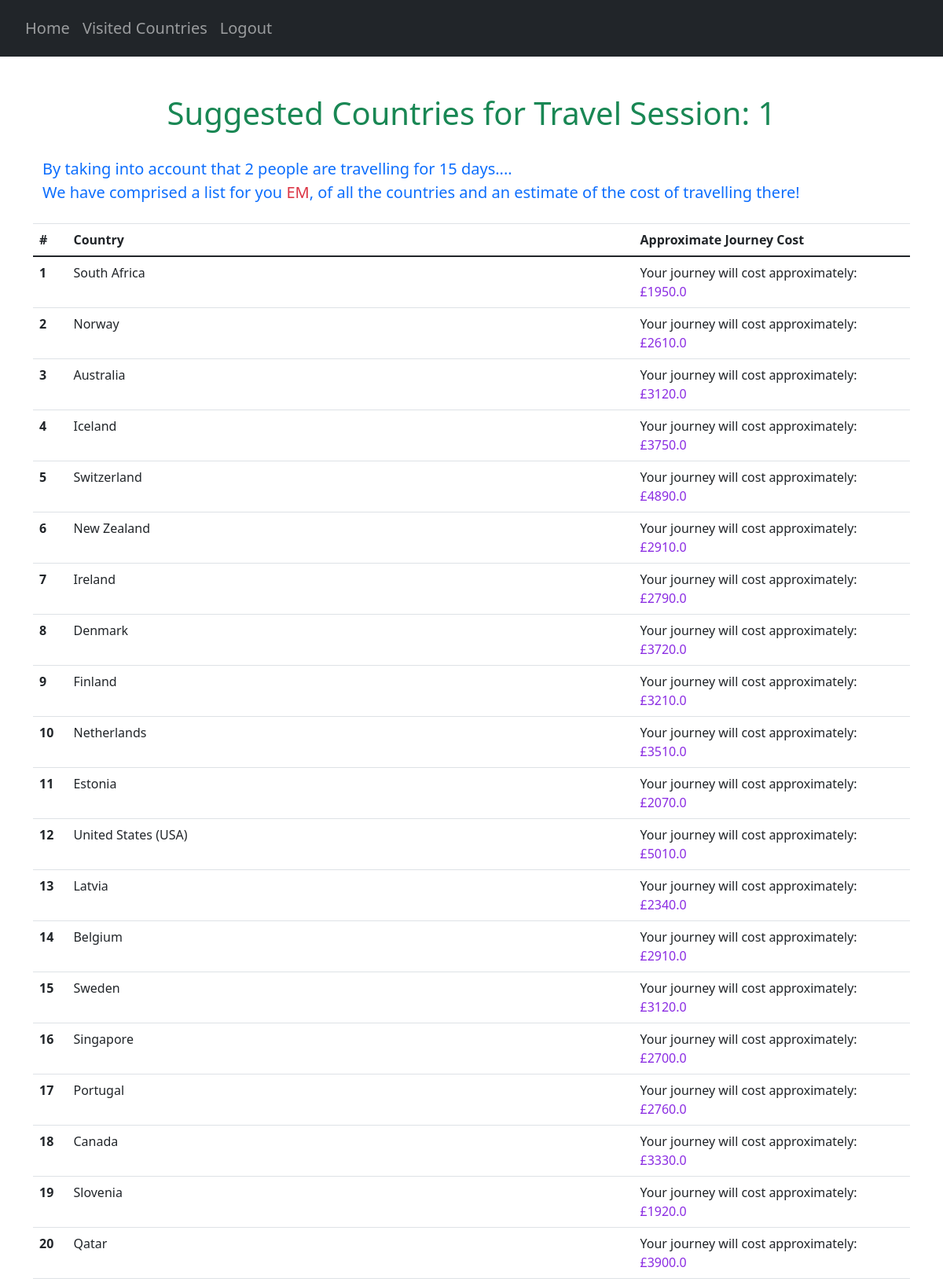
The page /suggestions/1 (signed in, upper part) on the database its author committed.
### website/models.py (models this page shows)
class User(db.Model, UserMixin):
    id = db.Column(db.Integer, primary_key=True)
    email = db.Column(db.String(150), unique=True)
    password = db.Column(db.String(150))
    first_name = db.Column(db.String(150))
    notes = db.relationship('Note')
    countries = db.relationship('UserCountry')
    travel_score = db.relationship('UserTravelScore')

class UserCountryScore(db.Model):
    user_id = db.Column(db.Integer, db.ForeignKey('user.id'), primary_key=True)
    travel_id = db.Column(db.Integer, primary_key=True)
    country_code = db.Column(db.String(3), db.ForeignKey('country.country_code'), primary_key=True)
    water_sports_score = db.Column(db.Float)
    winter_sports_score = db.Column(db.Float)
    culture_score = db.Column(db.Float)
    safety_score = db.Column(db.Float)
    budget_score = db.Column(db.Float)
    total_score = db.Column(db.Float)
    final_travel_cost = db.Column(db.Float)

class Country(db.Model):
    country_code = db.Column(db.String(3), primary_key=True)
    country_name = db.Column(db.String(150), unique=True)

### website/views.py (the view)
@views.route("/suggestions/<travelID>", methods=["GET"])
@login_required
def suggestions(travelID):
    countries = Country.query.all()
    AllCountries = {}
    for country in countries:
        AllCountries[country.country_code] = country.country_name
    user_travel_details = []
    try:
        ranked_countries = userCountryScore(travelID, AllCountries)
        ranked_countries_UF = list(map(lambda x: (AllCountries[x[0]], x[1], x[2]), ranked_countries))
        current_travel = UserTravelScore.query.get((current_user.id, travelID))
        num_travellers = current_travel.num_travellers
        travelling_time = current_travel.travelling_time
        user_travel_details.append(travelID)
        user_travel_details.append(num_travellers)
        user_travel_details.append(travelling_time)
        print("THIS IS ALL COUNTRIES", AllCountries)
        print("This is rankedCountriesUF", ranked_countries_UF)
        return render_template("suggestions.html",
                               user=current_user,
                               best_countries=ranked_countries_UF,
                               user_travel=user_travel_details)
    except (AttributeError, sqlalchemy.exc.IntegrityError) as e:
        print("ERROR", e)
        user_travel_details.append(0)
        user_travel_details.append(1)
        return redirect(url_for('views.noTravel'))

### website/__init__.py (called while the page is built)
def create_app():
    app = Flask(__name__)
    app.config['SECRET_KEY'] = 'pog'
    app.config['SQLALCHEMY_DATABASE_URI'] = f'sqlite:///{DB_NAME}'
    db.init_app(app)
    from .views import views
    from .auth import auth
    app.register_blueprint(views, url_prefix='/')
    app.register_blueprint(auth, url_prefix='/')
    from .models import User, Note, Country, UserCountry, Safety, Cost, CulturalValue, CovidRestrictions
    create_database(app)
    login_manager = LoginManager()
    login_manager.login_view = 'auth.login'
    login_manager.init_app(app)
    @login_manager.user_loader
    def load_user(id):
        return User.query.get(int(id))
    return app

### website/questionHandler.py (called while the page is built)
def doesUserWantThisCountry(countryCode):
    countries = UserCountry.query.all()
    users_countries = []
    for country in countries:
        if country.user_id == current_user.id:
            users_countries.append(country.country_code)
    for country in users_countries:
        if countryCode in users_countries:
            return True
        else:
            return False

def filterPrevCountries(codes):
    suggestionsStream = filter(lambda x:not(doesUserWantThisCountry(x)), codes)
    suggestionsStream = list(suggestionsStream)
    return suggestionsStream

def userCountryScore(travelID, countryCodes):
    try:
        current_travel = UserTravelScore.query.get((current_user.id, travelID))
    except (sqlite3.IntegrityError, sqlalchemy.exc.IntegrityError) as e:
        print(e)
    prev_countries = getattr(current_travel, "prev_countries")
    print("This is prev countries", prev_countries)
    calculateCountryScores(travelID, countryCodes)
    sortedCountries = sortCountries(travelID)
    return sortedCountries

### website/templates/suggestions.html (shortened to what this page needs)
{% extends "base.html" %} {% block title %}Countries{% endblock %}
{% block content %}
<div class="container pt-5">
    <h1 align="center"><span class="text-success">Suggested Countries for Travel Session: {{ user_travel[0] }}</span></h1>
    <p class="pt-4 pb-2 text-primary" id="user-countries-header">
        By taking into account that {{ user_travel[1] }} people are travelling for {{ user_travel[2] }} days....<br>
        We have comprised a list for you <span class="text-danger">{{ current_user.first_name }}</span>,
        of all the countries and an estimate of the cost of travelling there!
    </p>
</div>
<table class="table">
    <thead>
        <tr>
            <th scope="col">#</th>
            <th scope="col">Country</th>
            <th scope="col">Approximate Journey Cost</th>
        </tr>
    </thead>
    <tbody>
        {% for country in best_countries %}
        {% set countryName = country[0] %}
        {% set countryDict = country[2] %}
        {% for roughCostText, roughCost in countryDict.items() %}
            <tr>
                <th scope="row">{{ country[1] }}</th>
                <td>{{ countryName }}</td>
                <td>{{ roughCostText }}: <span class="cost-number">£{{ roughCost}}</span></td>
            </tr>
        {% endfor %}
        {% endfor %}
    </tbody>
</table>
{% endblock %}

### website/templates/base.html (shortened to what this page needs)
<!DOCTYPE html>
<html>
    <head>
        <link
            rel="stylesheet"
            href="https://stackpath.bootstrapcdn.com/bootstrap/4.4.1/css/bootstrap.min.css"
        />
        <link
            rel="stylesheet"
            href="https://stackpath.bootstrapcdn.com/font-awesome/4.7.0/css/font-awesome.min.css"
        />
        <link rel="stylesheet" href="https://cdn.jsdelivr.net/npm/bootstrap-icons@1.3.0/font/bootstrap-icons.css">
        <link href="https://cdn.jsdelivr.net/npm/bootstrap@5.0.2/dist/css/bootstrap.min.css"
              rel="stylesheet"
        />
        <link href="https://cdn.jsdelivr.net/npm/tom-select@2.0.0-rc.4/dist/css/tom-select.css" rel="stylesheet">
        <script type="text/javascript" src="https://cdnjs.cloudflare.com/ajax/libs/jquery/3.1.1/jquery.min.js"></script>        <link rel="stylesheet" type="text/css" href="/static/extra.css">
    </head>
    <body>
        <section>
            <nav class="navbar navbar-expand-lg bg-dark navbar-dark py-3 ">
                <div class="collapse navbar-collapse" id="navbar">
                    <div class="navbar-nav pl-2 h5">
                        <ul class="navbar-nav">
                            {% if user.is_authenticated %}
                            <li class="nav-item">
                                <a class="nav-link" id="home" href="/">Home</a>
                            </li>
                            <li class="nav-item">
                                <a class="nav-link" id="prev-countries" href="/countries">Visited Countries</a>
                            </li>
                            <li class="nav-item">
                                <a class="nav-link" id="logout" href="/logout">Logout</a>
                            </li>
                            {% endif %}
                        </ul>
                    </div>
                </div>
            </nav>
        </section>
        {% if request.url == "http://127.0.0.1:5000/" %}
            {% block homepage %}
            {% endblock %}
        {% elif request.url == "http://127.0.0.1:5000/countries" %}
            {% block countriespage %}
            {% endblock %}
        {% else %}
            <div class="container" id="main">
            {% block content %}
            {% endblock %}
            </div>
        {% endif %}
    </body>
</html>

### website/static/extra.css (style rules this page uses)
.cost-number { color: blueviolet; }
#user-countries-header { font-size: 20px; }

### rows shown on the page
User: first_name "EM"
Country: country_name "South Africa"
UserCountryScore: country "1", roughCostText "Your journey will cost approximately", final_travel_cost "1950.0"
Country: country_name "Norway"
UserCountryScore: country "2", roughCostText "Your journey will cost approximately", final_travel_cost "2610.0"
Country: country_name "Australia"
UserCountryScore: country "3", roughCostText "Your journey will cost approximately", final_travel_cost "3120.0"
Country: country_name "Iceland"
UserCountryScore: country "4", roughCostText "Your journey will cost approximately", final_travel_cost "3750.0"
Country: country_name "Switzerland"
UserCountryScore: country "5", roughCostText "Your journey will cost approximately", final_travel_cost "4890.0"
Country: country_name "New Zealand"
UserCountryScore: country "6", roughCostText "Your journey will cost approximately", final_travel_cost "2910.0"
Country: country_name "Ireland"
UserCountryScore: country "7", roughCostText "Your journey will cost approximately", final_travel_cost "2790.0"
Country: country_name "Denmark"
UserCountryScore: country "8", roughCostText "Your journey will cost approximately", final_travel_cost "3720.0"
Country: country_name "Finland"
UserCountryScore: country "9", roughCostText "Your journey will cost approximately", final_travel_cost "3210.0"
Country: country_name "Netherlands"
UserCountryScore: country "10", roughCostText "Your journey will cost approximately", final_travel_cost "3510.0"
Country: country_name "Estonia"
UserCountryScore: country "11", roughCostText "Your journey will cost approximately", final_travel_cost "2070.0"
Country: country_name "United States (USA)"
UserCountryScore: country "12", roughCostText "Your journey will cost approximately", final_travel_cost "5010.0"
Country: country_name "Latvia"
UserCountryScore: country "13", roughCostText "Your journey will cost approximately", final_travel_cost "2340.0"
Country: country_name "Belgium"
UserCountryScore: country "14", roughCostText "Your journey will cost approximately", final_travel_cost "2910.0"
Country: country_name "Sweden"
UserCountryScore: country "15", roughCostText "Your journey will cost approximately", final_travel_cost "3120.0"
Country: country_name "Singapore"
UserCountryScore: country "16", roughCostText "Your journey will cost approximately", final_travel_cost "2700.0"
Country: country_name "Portugal"
UserCountryScore: country "17", roughCostText "Your journey will cost approximately", final_travel_cost "2760.0"
Country: country_name "Canada"
UserCountryScore: country "18", roughCostText "Your journey will cost approximately", final_travel_cost "3330.0"
Country: country_name "Slovenia"
UserCountryScore: country "19", roughCostText "Your journey will cost approximately", final_travel_cost "1920.0"
Country: country_name "Qatar"
UserCountryScore: country "20", roughCostText "Your journey will cost approximately", final_travel_cost "3900.0"

### other values the page prints
{{ user_travel[0] }} "1"
{{ user_travel[1] }} "2"
{{ user_travel[2] }} "15"
